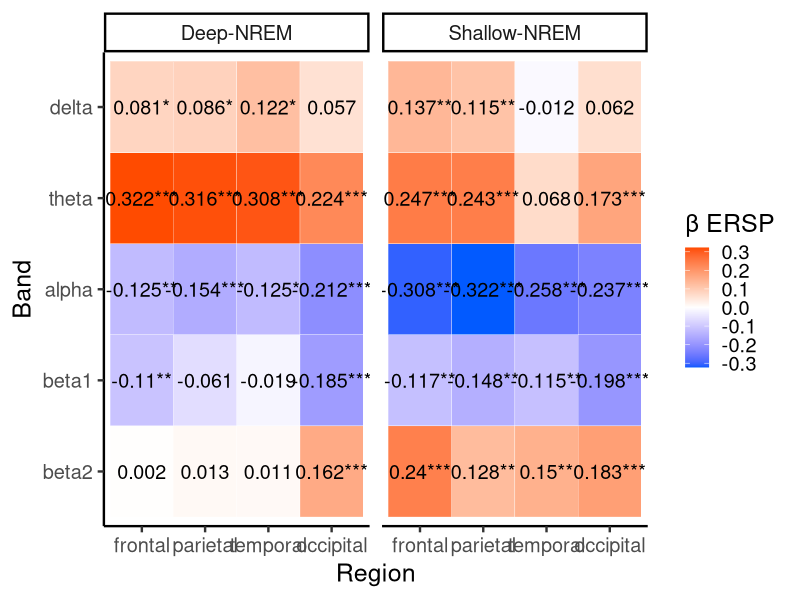
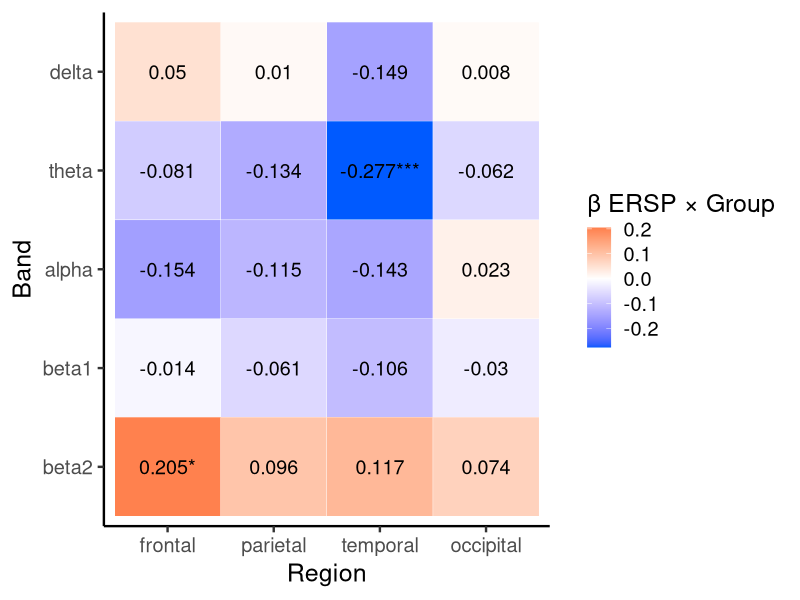

Write the R code that produced these figures, in order.
library(tidyr)
library(dplyr)
library(lme4)
library(lmerTest)
library(emmeans)
library(ggplot2)

## PATH
path_data = "~/LMM/Data_5"
setwd(path_data)

## DATA READ
dst = read.csv("dst_score.csv")
pupil = read.csv("pupil_size.csv")
eeg = read.csv("eeg.csv")

## MERGE
names(dst)[2:91] = 1:90
dst_long <- dst %>%
  pivot_longer(
    cols = `1`:`90`,
    names_to = "Trial",
    values_to = "DST"
  ) %>%
  rename(Subject = Sub) %>%
  mutate(
    Trial = as.numeric(Trial)
  )

eeg_merged <- eeg %>%
  left_join(
    dst_long,
    by = c("Subject", "Trial")
  )

eeg_merged <- eeg_merged %>%
  select(-StageNam)

pupil_long <- pupil %>%
  pivot_longer(
    cols = starts_with("trial"),
    names_to = "Trial",
    values_to = "Pupil"
  ) %>%
  rename(Subject = X) %>%
  mutate(
    Subject = sprintf(
      "Sub%02d",
      as.numeric(gsub("Sub", "", Subject))
    ),
    Trial = as.numeric(gsub("trial", "", Trial))
  )

eeg_merged <- eeg_merged %>%
  left_join(
    pupil_long %>% select(Subject, Trial, Pupil),
    by = c("Subject", "Trial")
  )

## =========================
## Settings
## =========================

bands   <- unique(eeg_merged$Band)
regions <- unique(eeg_merged$Region)

z_score <- 1

## for saving
result_group_each <- data.frame()
result_interaction <- data.frame()


## =========================
## 1. LMM per Group
## DST ~ ERSP * Trial + Pupil
## =========================

for(g in unique(eeg_merged$Group)){
  
  for(b in bands){
    
    for(r in regions){
      
      dat <- subset(
        eeg_merged,
        Group == g & Band == b & Region == r
      )
      
      if(z_score == 1){
        dat$ERSP_Value <- as.numeric(scale(dat$ERSP_Value))
        dat$Pupil      <- as.numeric(scale(dat$Pupil))
        dat$Trial      <- as.numeric(scale(dat$Trial))
      }
      
      fit <- lmer(
        DST ~ ERSP_Value * Trial + Pupil +
          (1 + Trial || Subject),
        data = dat,
        control = lmerControl(
          optimizer = "bobyqa",
          optCtrl = list(maxfun = 100000)
        )
      )
      
      coef_tab <- summary(fit)$coefficients
      
      result_group_each <- rbind(
        result_group_each,
        data.frame(
          Group  = g,
          Band   = b,
          Region = r,
          
          Beta_ERSP = coef_tab["ERSP_Value", "Estimate"],
          SE_ERSP   = coef_tab["ERSP_Value", "Std. Error"],
          t_ERSP    = coef_tab["ERSP_Value", "t value"],
          p_ERSP    = coef_tab["ERSP_Value", "Pr(>|t|)"],
          
          Beta_ERSP_Trial = coef_tab["ERSP_Value:Trial", "Estimate"],
          SE_ERSP_Trial   = coef_tab["ERSP_Value:Trial", "Std. Error"],
          t_ERSP_Trial    = coef_tab["ERSP_Value:Trial", "t value"],
          p_ERSP_Trial    = coef_tab["ERSP_Value:Trial", "Pr(>|t|)"],
          
          Beta_Pupil = coef_tab["Pupil", "Estimate"],
          p_Pupil    = coef_tab["Pupil", "Pr(>|t|)"]
        )
      )
    }
  }
}

## FDR correction
result_group_each <- result_group_each %>%
  group_by(Group) %>%
  mutate(
    p_ERSP_FDR = p.adjust(p_ERSP, method = "fdr"),
    p_ERSP_Trial_FDR = p.adjust(p_ERSP_Trial, method = "fdr")
  ) %>%
  ungroup()


## =========================
## 2. interaction model
## DST ~ ERSP * Group * Trial + Pupil
## =========================

for(b in bands){
  
  for(r in regions){
    
    dat <- subset(
      eeg_merged,
      Band == b & Region == r
    )
    
    if(z_score == 1){
      dat$ERSP_Value <- as.numeric(scale(dat$ERSP_Value))
      dat$Pupil      <- as.numeric(scale(dat$Pupil))
      dat$Trial      <- as.numeric(scale(dat$Trial))
    }
    
    fit <- lmer(
      DST ~ ERSP_Value * Group * Trial + Pupil +
        (1 + Trial || Subject),
      data = dat,
      control = lmerControl(
        optimizer = "bobyqa",
        optCtrl = list(maxfun = 100000)
      )
    )
    
    coef_tab <- summary(fit)$coefficients
    
    result_interaction <- rbind(
      result_interaction,
      data.frame(
        Band   = b,
        Region = r,
        
        Beta_ERSP_Group =
          coef_tab["ERSP_Value:GroupShallow-NREM", "Estimate"],
        SE_ERSP_Group =
          coef_tab["ERSP_Value:GroupShallow-NREM", "Std. Error"],
        t_ERSP_Group =
          coef_tab["ERSP_Value:GroupShallow-NREM", "t value"],
        p_ERSP_Group =
          coef_tab["ERSP_Value:GroupShallow-NREM", "Pr(>|t|)"],
        
        Beta_ERSP_Group_Trial =
          coef_tab["ERSP_Value:GroupShallow-NREM:Trial", "Estimate"],
        SE_ERSP_Group_Trial =
          coef_tab["ERSP_Value:GroupShallow-NREM:Trial", "Std. Error"],
        t_ERSP_Group_Trial =
          coef_tab["ERSP_Value:GroupShallow-NREM:Trial", "t value"],
        p_ERSP_Group_Trial =
          coef_tab["ERSP_Value:GroupShallow-NREM:Trial", "Pr(>|t|)"],
        
        Beta_Pupil = coef_tab["Pupil", "Estimate"],
        p_Pupil    = coef_tab["Pupil", "Pr(>|t|)"]
      )
    )
  }
}

## FDR correction
result_interaction <- result_interaction %>%
  mutate(
    p_ERSP_Group_FDR =
      p.adjust(p_ERSP_Group, method = "fdr"),
    p_ERSP_Group_Trial_FDR =
      p.adjust(p_ERSP_Group_Trial, method = "fdr")
  )


## =========================
## 3. mark significance
## =========================

result_group_each <- result_group_each %>%
  mutate(
    sig_ERSP = case_when(
      p_ERSP_FDR < .001 ~ "***",
      p_ERSP_FDR < .01  ~ "**",
      p_ERSP_FDR < .05  ~ "*",
      TRUE ~ ""
    ),
    sig_ERSP_Trial = case_when(
      p_ERSP_Trial_FDR < .001 ~ "***",
      p_ERSP_Trial_FDR < .01  ~ "**",
      p_ERSP_Trial_FDR < .05  ~ "*",
      TRUE ~ ""
    )
  )

result_interaction <- result_interaction %>%
  mutate(
    sig_ERSP_Group = case_when(
      p_ERSP_Group_FDR < .001 ~ "***",
      p_ERSP_Group_FDR < .01  ~ "**",
      p_ERSP_Group_FDR < .05  ~ "*",
      TRUE ~ ""
    ),
    sig_ERSP_Group_Trial = case_when(
      p_ERSP_Group_Trial_FDR < .001 ~ "***",
      p_ERSP_Group_Trial_FDR < .01  ~ "**",
      p_ERSP_Group_Trial_FDR < .05  ~ "*",
      TRUE ~ ""
    )
  )


## =========================
## 4. plot main effects
## =========================

ggplot(result_group_each,
       aes(x = Region, y = Band, fill = Beta_ERSP)) +
  geom_tile(color = "white") +
  geom_text(
    aes(label = paste0(round(Beta_ERSP, 3), sig_ERSP)),
    size = 5
  ) +
  facet_wrap(~ Group) +
  scale_y_discrete(
    limits = rev(c("delta", "theta", "alpha", "beta1", "beta2"))
  ) +
  scale_x_discrete(
    limits = c("frontal", "parietal", "temporal", "occipital")
  ) +
  scale_fill_gradient2(
    low = "#005aff",
    mid = "white",
    high = "#ff4b00",
    midpoint = 0
  ) +
  labs(
    x = "Region",
    y = "Band",
    fill = "β ERSP"
  ) +
  theme_classic(base_size = 18)

## =========================
## 5. plot interactions
## =========================

ggplot(result_interaction,
       aes(x = Region, y = Band, fill = Beta_ERSP_Group)) +
  geom_tile(color = "white") +
  geom_text(
    aes(label = paste0(round(Beta_ERSP_Group, 3), sig_ERSP_Group)),
    size = 5
  ) +
  scale_y_discrete(
    limits = rev(c("delta", "theta", "alpha", "beta1", "beta2"))
  ) +
  scale_x_discrete(
    limits = c("frontal", "parietal", "temporal", "occipital")
  ) +
  scale_fill_gradient2(
    low = "#005aff",
    mid = "white",
    high = "#ff4b00",
    midpoint = 0
  ) +
  labs(
    x = "Region",
    y = "Band",
    fill = "β ERSP × Group"
  ) +
  theme_classic(base_size = 18)
